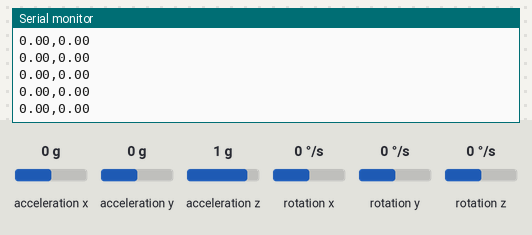
The sketch below on a simulated Arduino Uno, built with avr-gcc and run on an emulated ATmega328P. Shown: the last lines printed to the serial monitor. Wiring (inferred from the names in the program): MPU-6050 motion sensor at I2C address 0x68; MPU-6050 motion sensor at I2C address 0x69. Inputs (shaded band) come from the test bench; at power-on: acceleration y 0 g, acceleration x 0 g, acceleration z 1 g, rotation x 0 °/s, rotation y 0 °/s, rotation z 0 °/s.

Above: at 2.2 s.
2.3 s: acceleration y set to -1.4 g
At 3.4 s:
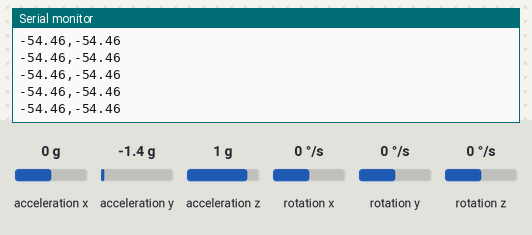
3.8 s: acceleration x set to -1.4 g
At 4.4 s:
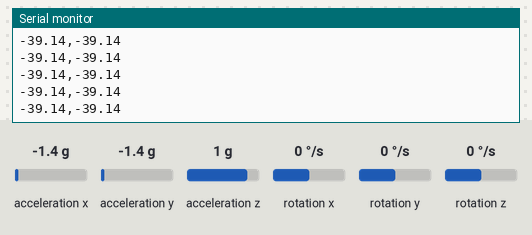
6.8 s: acceleration z set to -1.4 g
At 7.3 s:
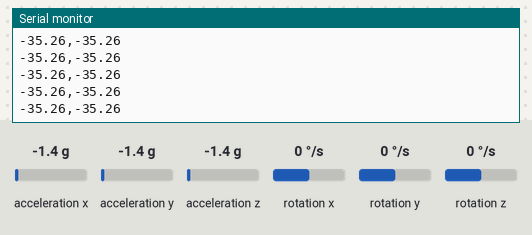
Timing chart, 0 to 9.8 s (numbered marks = the images above; inputs shaded):
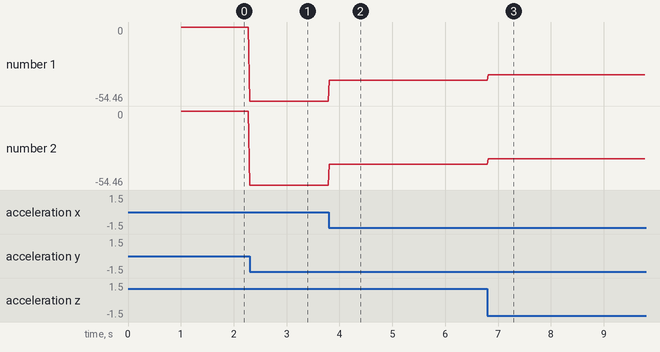

Measured:
- after the input at 2.3 s, the serial monitor: prints a new line at once (image 1)
- after the input at 3.8 s, the serial monitor: prints a new line at once (image 2)
- after the input at 6.8 s, the serial monitor: prints a new line at once (image 3)
- plotted number 1: 0 → -54.46 after the input at 2.3 s, -54.46 → -39.14 after the input at 3.8 s, -39.14 → -35.26 after the input at 6.8 s
- plotted number 2: 0 → -54.46 after the input at 2.3 s, -54.46 → -39.14 after the input at 3.8 s, -39.14 → -35.26 after the input at 6.8 s

The sketch:

PJ1_ArduinoIMU.ino
```cpp
//Pitch = การเอียง หน้า–หลัง (หมุนรอบแกน X)
//Roll = การเอียง ซ้าย–ขวา (หมุนรอบแกน Y)
#include <Wire.h>
#include <math.h>

#define MPU_LEFT  0x68
#define MPU_RIGHT 0x69

#define A_R 16384.0
#define G_R 131.0

struct MPUData {
  int16_t AcX, AcY, AcZ;
  int16_t GyX, GyY, GyZ;
  float pitch;
  float roll;
  float yawRate;
};

MPUData leftSensor, rightSensor;

// ประกาศ Prototype ฟังก์ชันไว้ล่วงหน้า
void wakeUp(byte addr);
void readMPU(byte addr, MPUData &m);

void setup() {
  Serial.begin(9600);
  Wire.begin();

  wakeUp(MPU_LEFT);
  wakeUp(MPU_RIGHT);

  delay(1000); // ปรับเวลา Delay ตอน setup ลงเล็กน้อยให้เริ่มต้นไวขึ้น
}

void loop() {

  readMPU(MPU_LEFT, leftSensor);
  readMPU(MPU_RIGHT, rightSensor);

  // ส่งเฉพาะ Pitch ของซ้ายและขวา
  // รูปแบบ: LeftPitch,RightPitch
  // เช่น: 69.44,83.91

  Serial.print(leftSensor.pitch, 2);
  Serial.print(",");
  Serial.println(rightSensor.pitch, 2);

  delay(20);
}

void wakeUp(byte addr)
{
  Wire.beginTransmission(addr);
  Wire.write(0x6B);
  Wire.write(0); // ปลุก MPU-6050 ให้ทำงาน
  Wire.endTransmission(true);
}

void readMPU(byte addr, MPUData &m)
{
  Wire.beginTransmission(addr);
  Wire.write(0x3B);
  Wire.endTransmission(false);

  Wire.requestFrom((uint8_t)addr, (uint8_t)14, (uint8_t)true);

  if (Wire.available() < 14)
    return;

  m.AcX = Wire.read() << 8 | Wire.read();
  m.AcY = Wire.read() << 8 | Wire.read();
  m.AcZ = Wire.read() << 8 | Wire.read();

  Wire.read(); Wire.read();   // ข้ามข้อมูลอุณหภูมิ (Temperature)

  m.GyX = Wire.read() << 8 | Wire.read();
  m.GyY = Wire.read() << 8 | Wire.read();
  m.GyZ = Wire.read() << 8 | Wire.read();

  // แปลงค่าเป็น float ก่อนคูณ เพื่อป้องกัน Overflow
  float ax = (float)m.AcX;
  float ay = (float)m.AcY;
  float az = (float)m.AcZ;

  // คำนวณ Pitch และ Roll (แก้ไขเครื่องหมายคูณ * เรียบร้อยแล้ว)
  float accPitch = atan2(ay, sqrt(ax * ax + az * az)) * 180.0 / M_PI;
  float accRoll  = atan2(-ax, sqrt(ay * ay + az * az)) * 180.0 / M_PI;

  m.pitch = accPitch;
  m.roll = accRoll;
  m.yawRate = (float)m.GyZ / G_R;
}
```
